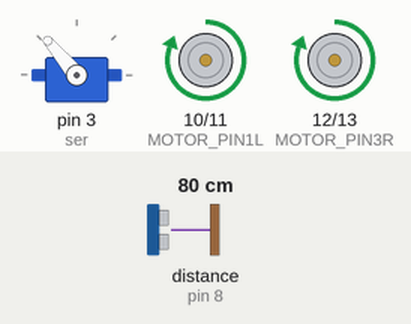
A sketch run on a simulated Arduino Uno, built with avr-gcc and run on an emulated ATmega328P. Parts: servo, motor-driver pin pairs drawn as motors (green arrow = first pin HIGH = forward, orange = second pin HIGH = backward, longer = more drive). Wiring (inferred from the names in the program): ultrasonic range finder: trigger pin 9; echo pin 8. Inputs (shaded band) come from the test bench; at power-on: distance to the obstacle (sensor on pin 8) 80 cm. The echo pulse lasts 58.3 µs per cm; what the sketch prints to the serial monitor is not drawn.

Above: at 1.2 s.
1.3 s: distance to the obstacle (sensor on pin 8) set to 16 cm
2.8 s: distance to the obstacle (sensor on pin 8) set to 11 cm
At 4.2 s:
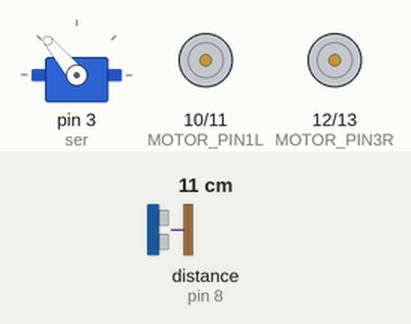
At 6.6 s:
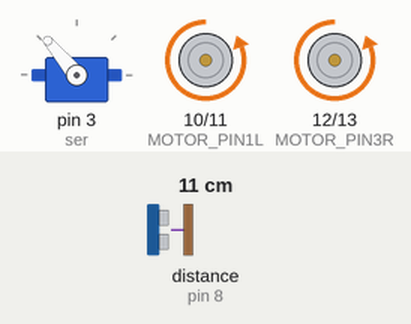
Timing chart, 0 to 8.1 s (numbered marks = the images above; inputs shaded):
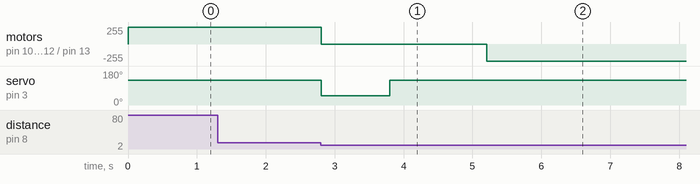

Measured:
- the behaviour switches between 14 and 13 cm on distance to the obstacle (sensor on pin 8) (found by bisection; images 0 and 1)
- after the input at 2.8 s, motor on pin 10 (MOTOR_PIN1L) / pin 11 (MOTOR_PIN2L), motor on pin 12 (MOTOR_PIN3R) / pin 13 (MOTOR_PIN4R): forward 255/255 → stopped at once, → backward 255/255 2.4 s later; servo on pin 3 (ser): 130° → 50° at once, → 130° 1.0 s later

The sketch:

reverse.ino
```cpp
#include <Servo.h>

Servo ser;
int TRIG_PIN = 9;
int ECHO_PIN = 8;
int MOTOR_PIN1L = 10; //motor 1
int MOTOR_PIN2L = 11; // motor 1
int MOTOR_PIN3R = 12; // motor 2
int MOTOR_PIN4R = 13; // motor 2
float SPEED_OF_SOUND = 0.0345;
int flag = 0;
int stop = 0;
unsigned long count = 0;
const unsigned long reverseDelay = 1400; // 1.4 seconds

void setup() {
  pinMode(MOTOR_PIN1L, OUTPUT);
  pinMode(MOTOR_PIN2L, OUTPUT);
  pinMode(MOTOR_PIN3R, OUTPUT);
  pinMode(MOTOR_PIN4R, OUTPUT);
  pinMode(TRIG_PIN, OUTPUT);
  digitalWrite(TRIG_PIN, LOW);
  pinMode(ECHO_PIN, INPUT);
  ser.attach(3);
  ser.write(130);
  Serial.begin(115200);
}

void servotest() {
  ser.write(50);
  delay(1000);
  ser.write(130);
}

void forward() {
  digitalWrite(MOTOR_PIN1L, HIGH);
  digitalWrite(MOTOR_PIN2L, LOW);
  digitalWrite(MOTOR_PIN3R, HIGH);
  digitalWrite(MOTOR_PIN4R, LOW);
}

void backward() {
  digitalWrite(MOTOR_PIN1L, LOW);
  digitalWrite(MOTOR_PIN2L, HIGH);
  digitalWrite(MOTOR_PIN3R, LOW);
  digitalWrite(MOTOR_PIN4R, HIGH);
}

void offall(int* stop) {
  digitalWrite(MOTOR_PIN1L, LOW);
  digitalWrite(MOTOR_PIN2L, LOW);
  digitalWrite(MOTOR_PIN3R, LOW);
  digitalWrite(MOTOR_PIN4R, LOW);
  *stop = 1;
}

double getDistance() {
  digitalWrite(TRIG_PIN, HIGH);
  delayMicroseconds(10);
  digitalWrite(TRIG_PIN, LOW);
  int microsecs = pulseIn(ECHO_PIN, HIGH, 20000);
  double cms_from_wall = microsecs * SPEED_OF_SOUND / 2;

  return cms_from_wall;
}

void loop() {
  double cms_from_wall = getDistance();
  int interval = 1000;
  int dist = 13;
  Serial.println(cms_from_wall);

  if (cms_from_wall != 0) {
    if (cms_from_wall < dist && flag == 0) {
    flag = 1;
    offall(&stop);
    servotest();
    count = millis();
    }
  }

  if (stop == 0) {
    forward();
  }

  if (stop == 1 &&
    flag == 1 &&
    millis() - count >= reverseDelay) {
    backward();
  }
}
```
